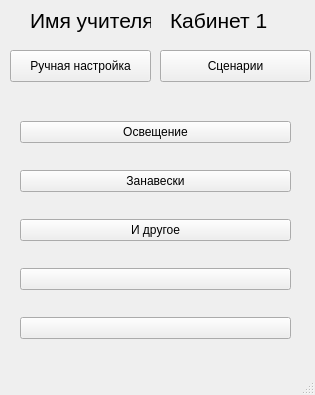
<?xml version="1.0" encoding="UTF-8"?>
<ui version="4.0">
 <class>MainWindow</class>
 <widget class="QMainWindow" name="MainWindow">
  <property name="geometry">
   <rect>
    <x>0</x>
    <y>0</y>
    <width>315</width>
    <height>395</height>
   </rect>
  </property>
  <property name="minimumSize">
   <size>
    <width>315</width>
    <height>395</height>
   </size>
  </property>
  <property name="maximumSize">
   <size>
    <width>315</width>
    <height>395</height>
   </size>
  </property>
  <property name="windowTitle">
   <string>MainWindow</string>
  </property>
  <widget class="QWidget" name="centralwidget">
   <widget class="QLabel" name="label">
    <property name="geometry">
     <rect>
      <x>170</x>
      <y>-10</y>
      <width>111</width>
      <height>61</height>
     </rect>
    </property>
    <property name="font">
     <font>
      <pointsize>16</pointsize>
     </font>
    </property>
    <property name="text">
     <string>Кабинет 1</string>
    </property>
   </widget>
   <widget class="QPushButton" name="button1">
    <property name="geometry">
     <rect>
      <x>10</x>
      <y>50</y>
      <width>141</width>
      <height>32</height>
     </rect>
    </property>
    <property name="text">
     <string>Ручная настройка</string>
    </property>
   </widget>
   <widget class="QWidget" name="verticalLayoutWidget">
    <property name="geometry">
     <rect>
      <x>20</x>
      <y>100</y>
      <width>271</width>
      <height>261</height>
     </rect>
    </property>
    <layout class="QVBoxLayout" name="verticalLayout">
     <item>
      <widget class="QPushButton" name="svet">
       <property name="text">
        <string>Освещение</string>
       </property>
      </widget>
     </item>
     <item>
      <widget class="QPushButton" name="pushButton_5">
       <property name="text">
        <string>Занавески</string>
       </property>
      </widget>
     </item>
     <item>
      <widget class="QPushButton" name="pushButton_4">
       <property name="text">
        <string>И другое</string>
       </property>
      </widget>
     </item>
     <item>
      <widget class="QPushButton" name="pushButton_3">
       <property name="text">
        <string/>
       </property>
      </widget>
     </item>
     <item>
      <widget class="QPushButton" name="pushButton">
       <property name="text">
        <string/>
       </property>
      </widget>
     </item>
    </layout>
   </widget>
   <widget class="QPushButton" name="button2">
    <property name="geometry">
     <rect>
      <x>160</x>
      <y>50</y>
      <width>151</width>
      <height>32</height>
     </rect>
    </property>
    <property name="text">
     <string>Сценарии</string>
    </property>
   </widget>
   <widget class="QLabel" name="label_2">
    <property name="geometry">
     <rect>
      <x>30</x>
      <y>-10</y>
      <width>121</width>
      <height>61</height>
     </rect>
    </property>
    <property name="font">
     <font>
      <pointsize>16</pointsize>
     </font>
    </property>
    <property name="text">
     <string>Имя учителя</string>
    </property>
   </widget>
  </widget>
  <widget class="QMenuBar" name="menubar">
   <property name="geometry">
    <rect>
     <x>0</x>
     <y>0</y>
     <width>315</width>
     <height>21</height>
    </rect>
   </property>
  </widget>
  <widget class="QStatusBar" name="statusbar"/>
 </widget>
 <resources/>
 <connections/>
</ui>
